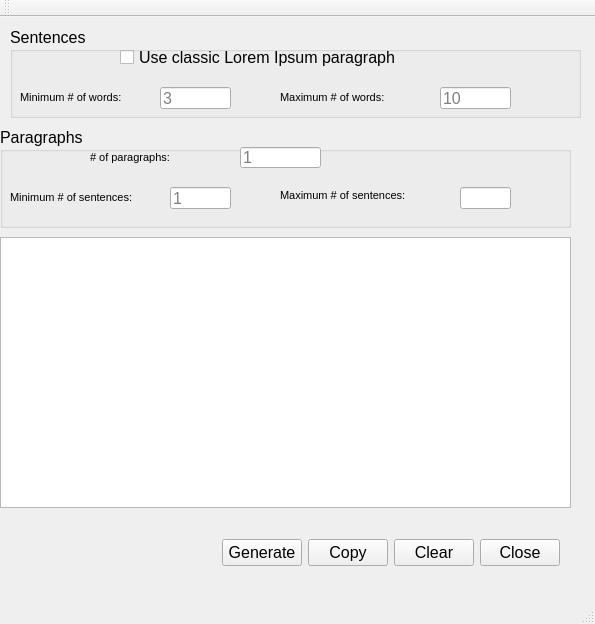
<?xml version="1.0" encoding="UTF-8"?>
<ui version="4.0">
 <class>LoremIpsumClass</class>
 <widget class="QMainWindow" name="LoremIpsumClass">
  <property name="geometry">
   <rect>
    <x>0</x>
    <y>0</y>
    <width>595</width>
    <height>624</height>
   </rect>
  </property>
  <property name="font">
   <font>
    <pointsize>12</pointsize>
   </font>
  </property>
  <property name="windowTitle">
   <string>Lorem Ipsum Generator</string>
  </property>
  <widget class="QWidget" name="centralWidget">
   <widget class="QWidget" name="horizontalLayoutWidget">
    <property name="geometry">
     <rect>
      <x>10</x>
      <y>510</y>
      <width>561</width>
      <height>51</height>
     </rect>
    </property>
    <layout class="QHBoxLayout" name="horizontalLayout">
     <item>
      <spacer name="horizontalSpacer">
       <property name="orientation">
        <enum>Qt::Orientation::Horizontal</enum>
       </property>
       <property name="sizeHint" stdset="0">
        <size>
         <width>40</width>
         <height>20</height>
        </size>
       </property>
      </spacer>
     </item>
     <item>
      <widget class="QPushButton" name="genBtn">
       <property name="text">
        <string>Generate</string>
       </property>
      </widget>
     </item>
     <item>
      <widget class="QPushButton" name="copyBtn">
       <property name="text">
        <string>Copy</string>
       </property>
      </widget>
     </item>
     <item>
      <widget class="QPushButton" name="clearBtn">
       <property name="text">
        <string>Clear</string>
       </property>
      </widget>
     </item>
     <item>
      <widget class="QPushButton" name="closeBtn">
       <property name="text">
        <string>Close</string>
       </property>
      </widget>
     </item>
    </layout>
   </widget>
   <widget class="QGroupBox" name="groupBox">
    <property name="geometry">
     <rect>
      <x>10</x>
      <y>10</y>
      <width>571</width>
      <height>91</height>
     </rect>
    </property>
    <property name="title">
     <string>Sentences</string>
    </property>
    <widget class="QCheckBox" name="stdCB">
     <property name="geometry">
      <rect>
       <x>110</x>
       <y>20</y>
       <width>361</width>
       <height>21</height>
      </rect>
     </property>
     <property name="text">
      <string>Use classic Lorem Ipsum paragraph</string>
     </property>
    </widget>
    <widget class="QLabel" name="minWdLB">
     <property name="geometry">
      <rect>
       <x>10</x>
       <y>60</y>
       <width>121</width>
       <height>21</height>
      </rect>
     </property>
     <property name="font">
      <font>
       <pointsize>8</pointsize>
      </font>
     </property>
     <property name="text">
      <string>Minimum # of words:</string>
     </property>
    </widget>
    <widget class="QLineEdit" name="minLE">
     <property name="geometry">
      <rect>
       <x>150</x>
       <y>60</y>
       <width>71</width>
       <height>22</height>
      </rect>
     </property>
     <property name="placeholderText">
      <string>3</string>
     </property>
    </widget>
    <widget class="QLabel" name="maxWdLB">
     <property name="geometry">
      <rect>
       <x>270</x>
       <y>60</y>
       <width>131</width>
       <height>21</height>
      </rect>
     </property>
     <property name="font">
      <font>
       <pointsize>8</pointsize>
      </font>
     </property>
     <property name="text">
      <string>Maximum # of words:</string>
     </property>
    </widget>
    <widget class="QLineEdit" name="maxLE">
     <property name="geometry">
      <rect>
       <x>430</x>
       <y>60</y>
       <width>71</width>
       <height>22</height>
      </rect>
     </property>
     <property name="placeholderText">
      <string>10</string>
     </property>
    </widget>
   </widget>
   <widget class="QGroupBox" name="groupBox_2">
    <property name="geometry">
     <rect>
      <x>0</x>
      <y>110</y>
      <width>571</width>
      <height>101</height>
     </rect>
    </property>
    <property name="title">
     <string>Paragraphs</string>
    </property>
    <widget class="QLabel" name="label_3">
     <property name="geometry">
      <rect>
       <x>90</x>
       <y>20</y>
       <width>101</width>
       <height>21</height>
      </rect>
     </property>
     <property name="font">
      <font>
       <pointsize>8</pointsize>
      </font>
     </property>
     <property name="text">
      <string># of paragraphs:</string>
     </property>
    </widget>
    <widget class="QLineEdit" name="numParaLE">
     <property name="geometry">
      <rect>
       <x>240</x>
       <y>20</y>
       <width>81</width>
       <height>21</height>
      </rect>
     </property>
     <property name="placeholderText">
      <string>1</string>
     </property>
    </widget>
    <widget class="QLabel" name="label_4">
     <property name="geometry">
      <rect>
       <x>10</x>
       <y>60</y>
       <width>151</width>
       <height>21</height>
      </rect>
     </property>
     <property name="font">
      <font>
       <pointsize>8</pointsize>
      </font>
     </property>
     <property name="text">
      <string>Minimum # of sentences:</string>
     </property>
    </widget>
    <widget class="QLineEdit" name="minSentLE">
     <property name="geometry">
      <rect>
       <x>170</x>
       <y>60</y>
       <width>61</width>
       <height>22</height>
      </rect>
     </property>
     <property name="placeholderText">
      <string>1</string>
     </property>
    </widget>
    <widget class="QLabel" name="label_5">
     <property name="geometry">
      <rect>
       <x>280</x>
       <y>60</y>
       <width>151</width>
       <height>16</height>
      </rect>
     </property>
     <property name="font">
      <font>
       <pointsize>8</pointsize>
      </font>
     </property>
     <property name="text">
      <string>Maximum # of sentences:</string>
     </property>
    </widget>
    <widget class="QLineEdit" name="maxSentLE">
     <property name="geometry">
      <rect>
       <x>460</x>
       <y>60</y>
       <width>51</width>
       <height>22</height>
      </rect>
     </property>
     <property name="font">
      <font>
       <pointsize>9</pointsize>
      </font>
     </property>
    </widget>
   </widget>
   <widget class="QTextEdit" name="resultTB">
    <property name="geometry">
     <rect>
      <x>0</x>
      <y>220</y>
      <width>571</width>
      <height>271</height>
     </rect>
    </property>
   </widget>
  </widget>
  <widget class="QToolBar" name="mainToolBar">
   <attribute name="toolBarArea">
    <enum>TopToolBarArea</enum>
   </attribute>
   <attribute name="toolBarBreak">
    <bool>false</bool>
   </attribute>
  </widget>
  <widget class="QStatusBar" name="statusBar"/>
  <widget class="QMenuBar" name="menuBar">
   <property name="geometry">
    <rect>
     <x>0</x>
     <y>0</y>
     <width>595</width>
     <height>22</height>
    </rect>
   </property>
  </widget>
 </widget>
 <layoutdefault spacing="6" margin="11"/>
 <resources>
  <include location="loremipsum.qrc"/>
 </resources>
 <connections>
  <connection>
   <sender>closeBtn</sender>
   <signal>clicked()</signal>
   <receiver>LoremIpsumClass</receiver>
   <slot>close()</slot>
   <hints>
    <hint type="sourcelabel">
     <x>532</x>
     <y>525</y>
    </hint>
    <hint type="destinationlabel">
     <x>291</x>
     <y>309</y>
    </hint>
   </hints>
  </connection>
 </connections>
</ui>
